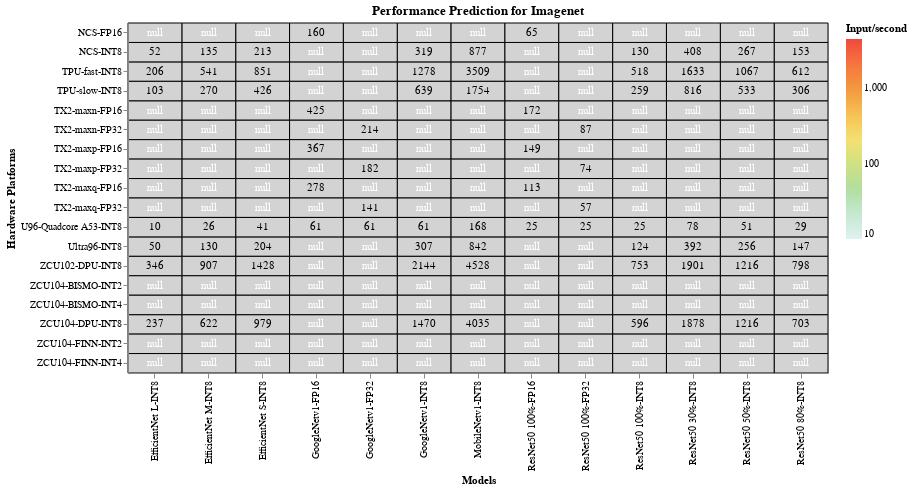

Notebook source saved alongside this figure:
### Markdown cell above
### Performance Prediction

### Code cell
#hide_input
%run scripts/altair_plots.py  #run the heatmaps script
#load imagenet dataset and plot it
heatmap(pd.read_csv("data/processed_csv/performance_prediction_imagenet.csv"), 'lightgrey','Performance Prediction for Imagenet')

### Figure 1 — Vega-Lite specification as saved in the notebook (floating-point values rounded to 4 significant figures; data arrays with more than 128 entries replaced by an {"elided": "..."} marker saying what was removed)
{"config": {"view": {"continuousWidth": 400, "continuousHeight": 300}}, "layer": [{"mark": {"type": "rect", "invalid": null, "stroke": "black", "strokeWidth": 1}, "encoding": {"color": {"type": "quantitative", "condition": {"value": "lightgrey", "selection": "selector003"}, "field": "values", "scale": {"scheme": "lightmulti", "type": "log"}, "title": "Input/second"}, "tooltip": [{"type": "quantitative", "field": "values", "title": "Input/sec"}, {"type": "nominal", "field": "x", "title": "Model"}, {"type": "nominal", "field": "y", "title": "Hardware Platform"}], "x": {"type": "ordinal", "field": "x", "title": "Models"}, "y": {"type": "ordinal", "field": "y", "title": "Hardware Platforms"}}, "height": 350, "selection": {"selector003": {"type": "single", "on": "mouseover", "nearest": true}}, "title": "Performance Prediction for Imagenet", "width": 700}, {"mark": {"type": "text", "color": "white"}, "encoding": {"color": {"condition": {"value": "black", "test": "(datum.values > 1)"}, "value": "white"}, "text": {"type": "quantitative", "field": "values", "format": ".0f"}, "tooltip": [{"type": "quantitative", "field": "values", "format": ".0f", "title": "Input/sec"}, {"type": "nominal", "field": "x", "title": "Model"}, {"type": "nominal", "field": "y", "title": "Hardware Platform"}], "x": {"type": "ordinal", "field": "x", "title": "Models"}, "y": {"type": "ordinal", "field": "y", "title": "Hardware Platforms"}}}], "data": {"name": "data-b1932dbefd6e224f13b62aadcf91077f"}, "$schema": "https://vega.github.io/schema/vega-lite/v4.0.2.json", "datasets": {"data-b1932dbefd6e224f13b62aadcf91077f": {"elided": "234 records"}}}
